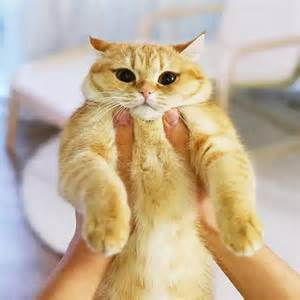
#> input picture 4-作业提交/3-差别阈限/甘凯宇_差别阈限/thFC0SBWJL.jpg, 300 x 300 px
$ python '修改图片.py'
#> lines starting #> are read from the running program, lines starting #| are printed output that depends on the picture
from PIL import Image
from PIL import ImageDraw

#工作目录
work_dir = "C:\yuxian"
#图片名
sti_img = Image.open('thFC0SBWJL.jpg').convert('L')
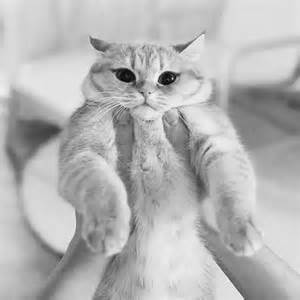
#> sti_img: PIL image 300x300 L; min 1, max 249, mean 180.9
draw = ImageDraw.Draw(sti_img)
for x in range(17):
     for i in range(0, list(sti_img.size)[0]):
            for j in range(0, list(sti_img.size)[1]):
                    color = sti_img.getpixel((i, j))
                    color = color + x
                    point = [i,j]
                    draw.point(point, color)
                    picture_name = work_dir + "\dipic" + str(x) + ".jpg"
     sti_img.save(picture_name)
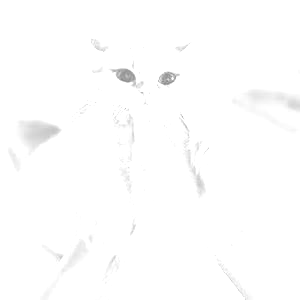
#> sti_img: PIL image 300x300 L; min 137, max 255, mean 253.6
